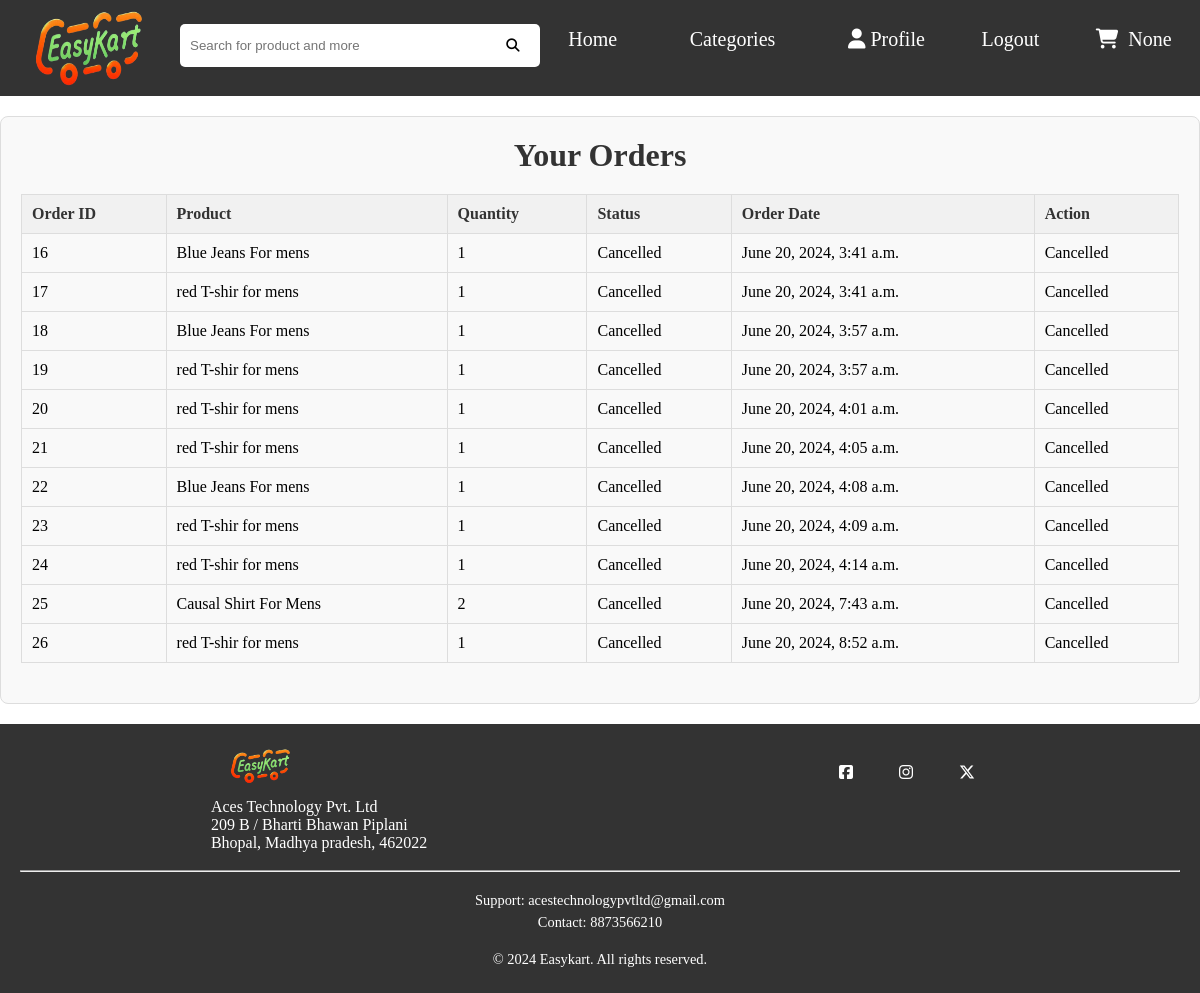
Before: /view_all_orders/ (signed in) with the older database file.
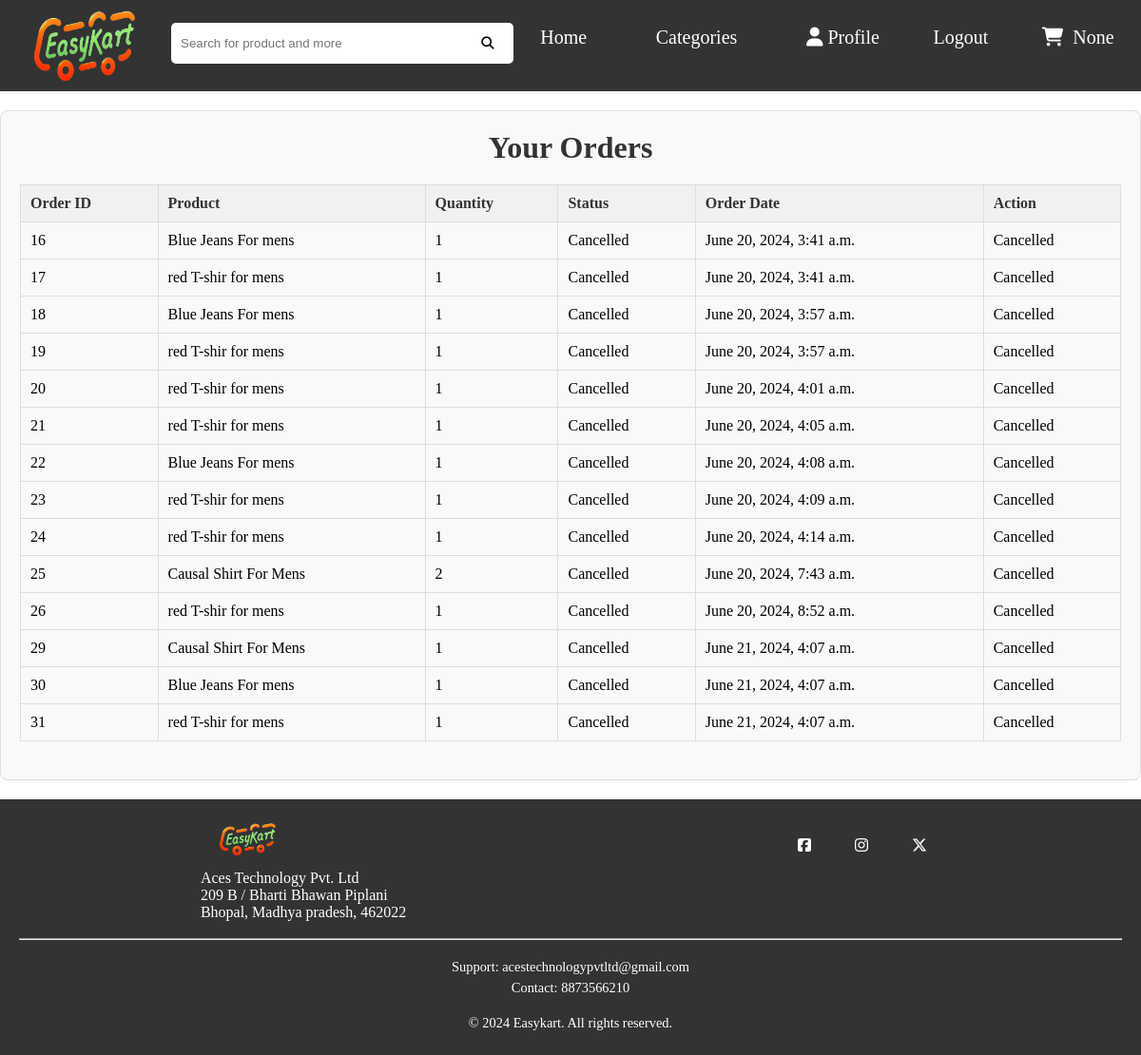
After: the same page with the newer database file.
### app/models.py (models this page shows, shortened)
class Order(models.Model):
    customer = models.ForeignKey('Customer', on_delete=models.SET_NULL, null=True)
    product = models.ForeignKey('Product', on_delete=models.SET_NULL, null=True)
    quantity = models.IntegerField(default=0)
    created_at = models.DateTimeField(auto_now_add=True)
    status = models.CharField(max_length=20, choices=STATUS_CHOICES, default='Ordered')

class Product(models.Model):
    product_name=models.CharField(max_length=50)
    product_price=models.FloatField(default=0.0)
    product_discount_price=models.FloatField(default=0.0)
    product_description=models.CharField(max_length=300)
    product_category=models.ForeignKey(Product_category,on_delete=models.CASCADE)
    product_image=models.ImageField(upload_to="product_image/")

### app/views.py (the view)
# urls.py: path('view_all_orders/', view_all_orders, name='view_all_orders'),
def view_all_orders(request):
    user_email = request.session.get('user_email')
    if not user_email:
        return redirect('login')
    customer = Customer.objects.get(email=user_email)
    orders = customer.order_set.all()
    total_quantity = request.session.get('cart_quantity')
    return render(request, 'view_all_orders.html', {'orders': orders, 'total_quantity':total_quantity})

### app/templates/view_all_orders.html (shortened to what this page needs)
{% extends "default.html" %}
{% block content %}
<center>
<div class="orders-container">
    <h1>Your Orders</h1>
    {% if orders %}
        <table class="orders-table">
            <thead>
                <tr>
                    <th>Order ID</th>
                    <th>Product</th>
                    <th>Quantity</th>
                    <th>Status</th>
                    <th>Order Date</th>
                    <th>Action</th>
                </tr>
            </thead>
            <tbody>
                {% for order in orders %}
                    <tr>
                        <td>{{ order.id }}</td>
                        <td>{{ order.product.product_name }}</td>
                        <td>{{ order.quantity }}</td>
                        <td>{{ order.get_status_display }}</td>
                        <td>{{ order.created_at }}</td>
                        <td>
                            {% if order.status != 'Cancelled' %}
                                <form method="POST" action="{% url 'cancel_order' order.id %}">
                                    {% csrf_token %}
                                    <button type="submit" class="btn-cancel">Cancel</button>
                                </form>
                            {% else %}
                                <span>Cancelled</span>
                            {% endif %}
                        </td>
                    </tr>
                {% endfor %}
            </tbody>
        </table>
    {% else %}
        <p>You have no orders.</p>
    {% endif %}
</div>
</center>
{% endblock %}

Changed rows visible on the page:
added Order: id "29", product.product_name "Causal Shirt For Mens", quantity "1", status "Cancelled", created_at "June 21, 2024, 4:07 a.m."
added Order: id "30", product.product_name "Blue Jeans For mens", quantity "1", status "Cancelled", created_at "June 21, 2024, 4:07 a.m."
added Order: id "31", product.product_name "red T-shir for mens", quantity "1", status "Cancelled", created_at "June 21, 2024, 4:07 a.m."
